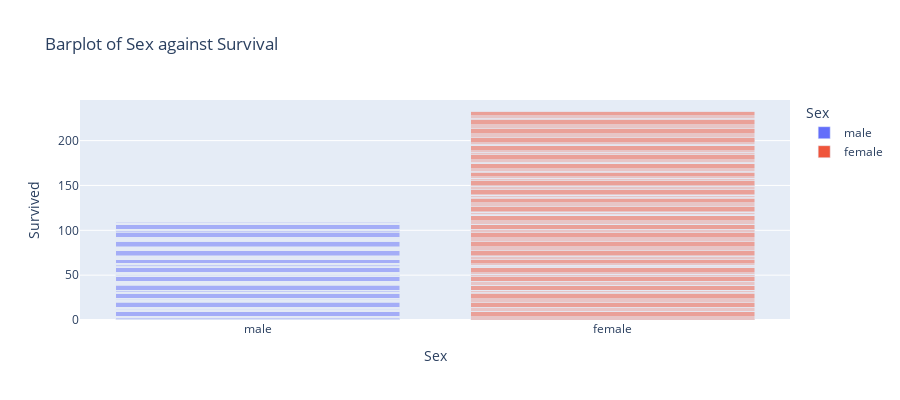

The code cell stored with this chart in its notebook:
### Code cell
import plotly.express as px
Tit= px.data.tips()
fig = px.bar(tit, x="Sex", y="Survived",
             color='Sex', barmode='stack',
             height=400, title= "Barplot of Sex against Survival ")
fig.show()

### Figure 1 — Plotly figure (JSON) as saved in the notebook; plotly's stock layout.template omitted (floating-point values rounded to 4 significant figures; data arrays with more than 128 entries replaced by an {"elided": "..."} marker saying what was removed)
{"data": [{"alignmentgroup": "True", "hovertemplate": "Sex=%{x}<br>Survived=%{y}<extra></extra>", "legendgroup": "male", "marker": {"color": "#636efa"}, "name": "male", "offsetgroup": "male", "orientation": "v", "showlegend": true, "textposition": "auto", "type": "bar", "x": {"elided": "577 str values"}, "xaxis": "x", "y": {"elided": "577 int values"}, "yaxis": "y"}, {"alignmentgroup": "True", "hovertemplate": "Sex=%{x}<br>Survived=%{y}<extra></extra>", "legendgroup": "female", "marker": {"color": "#EF553B"}, "name": "female", "offsetgroup": "female", "orientation": "v", "showlegend": true, "textposition": "auto", "type": "bar", "x": {"elided": "314 str values"}, "xaxis": "x", "y": {"elided": "314 int values"}, "yaxis": "y"}], "layout": {"barmode": "stack", "height": 400, "legend": {"title": {"text": "Sex"}, "tracegroupgap": 0}, "title": {"text": "Barplot of Sex against Survival "}, "xaxis": {"anchor": "y", "categoryarray": ["male", "female"], "categoryorder": "array", "domain": [0, 1], "title": {"text": "Sex"}}, "yaxis": {"anchor": "x", "domain": [0, 1], "title": {"text": "Survived"}}}}
